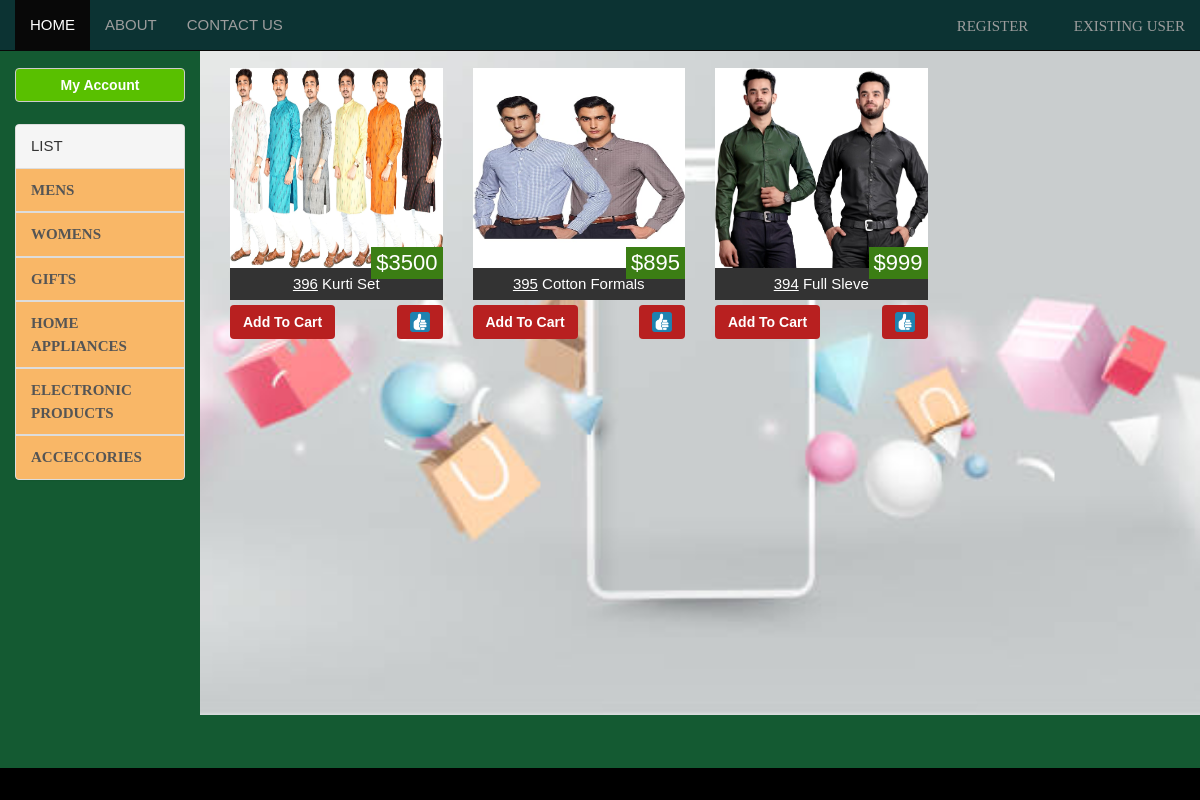
The app's page /mens.php with its own data.
### tables this page shows
CREATE TABLE `product` (
  `id` int(30) NOT NULL,
  `type` int(10) NOT NULL,
  `location` varchar(120) NOT NULL,
  `price` int(30) NOT NULL,
  `name` varchar(50) NOT NULL
);

### mens.php (the view)
<?php
    include 'includes/header.php';
    include 'includes/left-bar.php';
    include 'config/database.php';
?>
<div class="col-md-10" style="
    background-image: url('images/cate.jpg');
    background-size: cover;
    background-position: center;
    min-height: 670px;
    color: white;">
    <br/>
    <?php
        $res = mysqli_query($link, "SELECT * FROM product WHERE type = 1") or die(mysqli_error($link));
        while ($arr = mysqli_fetch_row($res)) {
            echo "<div class='col-md-3 game'>";
                echo "<div class='game-price'>$$arr[3]</div>";
                echo "<a href='$arr[2]'><img src='$arr[2]' alt='$arr[0]'/></a>";
                echo "<div class='game-title'><u>$arr[0]</u> $arr[4]</div>";
                if (!isset($_SESSION['sadmin'])) {
                    echo "<form action='user/addToCart.php'>";
                        echo "<div class='game-add' style='float:left;'><button name='subject' value='$arr[0]' class='btn btn2' type='submit'>Add To Cart</button></div>";
                    echo "</form>";
                    echo "<form action='user/addToWishlist.php'>";
                        echo "<div class='game-add' style='float:right;'><button name='subject' value='$arr[0]' class='btn btn2' type='submit'><img src='images/icons/9.png' style='height:20px;width:20px;float:right;' alt='Wishlist Icon'></button></div>";
                    echo "</form>";
                }
            echo "<br/></div>";
        }
    ?>
</div>
<?php include 'includes/footer.php'?>

### css/style.css (style rules this page uses)
* { margin: 0; padding: 0; }
body { font-family: arial; font-size: 15px; color: white; line-height: 1.5em; background: #f4f4f4 }
.game { display:relative; }
.game-title { text-align: center; padding: 5px; background : #333; color: #fff; }
.game img { height:200px; width: 100%; }
.game-price { position: absolute; bottom : 80px; right: 15px; background : #3b7e14; color: #fff; padding: 5px; font-size: 22px; }
.game-add { margin: 5px auto 20px auto; text-align: center; }
.btn2 { background : #B82020; color : #ffffff; font-weight: bold; }

### records on screen
product: price "3500", location (picture), id "396", name "Kurti Set"
product: price "895", location (picture), id "395", name "Cotton Formals"
product: price "999", location (picture), id "394", name "Full Sleve"
